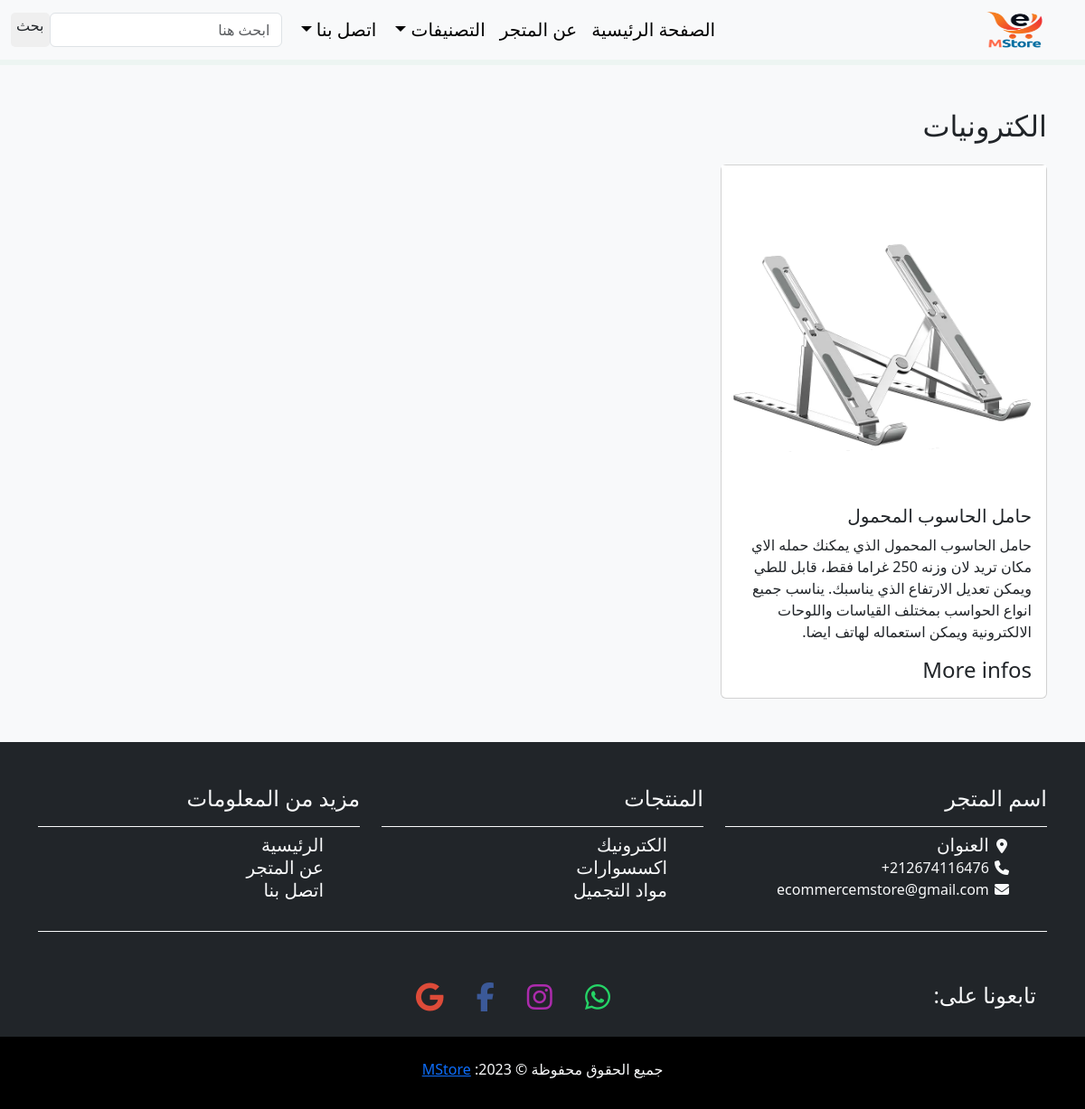
The app's page /search/electronics/ with its own data.
### store/models.py (models this page shows, shortened)
class Category(models.Model):
    name = models.CharField(max_length=255, db_index=True, default='')
    slug = models.SlugField(max_length=255, unique=True)
    created_date = models.DateTimeField(auto_now=True)
    class Meta:
        verbose_name_plural = 'Categories'
    def __str__(self):
        return self.name

class Product(models.Model):
    category = models.ForeignKey(Category, related_name='product', on_delete=models.CASCADE)
    created_by = models.ForeignKey(User, related_name='product_creator', on_delete=models.CASCADE)
    title = models.CharField(max_length=255)
    author = models.CharField(max_length=255, default="admin")
    description = models.TextField(blank=True)
    image = models.ImageField(upload_to='images/')
    slug = models.SlugField(max_length=255)
    price = models.DecimalField(max_digits=6, decimal_places=2)
    in_stock = models.BooleanField(default=True)
    is_active = models.BooleanField(default=True)
    created = models.DateTimeField(auto_now_add=True)
    updated = models.DateTimeField(auto_now=True)
    more_detail = RichTextField(blank=True)
    class Meta:
        verbose_name_plural = 'Products'
        ordering = ('-created',)
    def get_absolute_url(self):
        return reverse("store:product_detail", args=[self.slug])

### store/views.py (the view)
# urls.py: path('search/<slug:category_slug>/', views.category_list, name='category_list'),
def category_list(request, category_slug):
    category = get_object_or_404(Category, slug=category_slug)
    products = Product.objects.filter(category=category)
    context = {'category': category, 'products': products}
    return render(request, 'store/category.html', context)

### templates/store/category.html (shortened to what this page needs)
{% extends "store/base.html" %}
{% load static %}
{% block content %}
<div class="album py-5 bg-light">
  <div class="container">
    <div class="pb-3 h2"> {{ category.name|title }} </div>
    <div class="row row-cols-1 row-cols-sm-2 row-cols-md-3 g-3">
      {% for product in products %}
      <div class="col">
        <div class="card h-100">
          <img class="img-fluid" alt="Responsive img" src="{{ product.image.url }}" class="card-img-top" alt="...">
          <div class="card-body">
            <h5 class="card-title"> {{ product.title }}</h5>
            <p class="card-text"> {{ product.description }}</p>
            <a class="text-dark text-decoration-none" href="{{ product.get_absolute_url }}"><span class="h4">More
                infos</span></a>
          </div>
        </div>
      </div>
      {% endfor %}
    </div>
  </div>
</div>
{% endblock %}

### static/css/home.css (style rules this page uses)
body { margin: 0; background-color: rgb(237, 245, 242); height: 100%; width: 100%; }

### static/css/about.css (style rules this page uses)
img { text-align: center; }

### records on screen
Category: name "الكترونيات"
Product: image (picture), title "حامل الحاسوب المحمول", description "حامل الحاسوب المحمول الذي يمكنك حمله الاي مكان تريد لان وزنه 250 غراما فقط، قابل للطي ويمكن تعديل الارتفاع الذي يناسبك. يناسب جميع انواع الحواسب بمختلف القياسات واللوحات الالكترونية ويمكن استعماله لهاتف ايضا."
